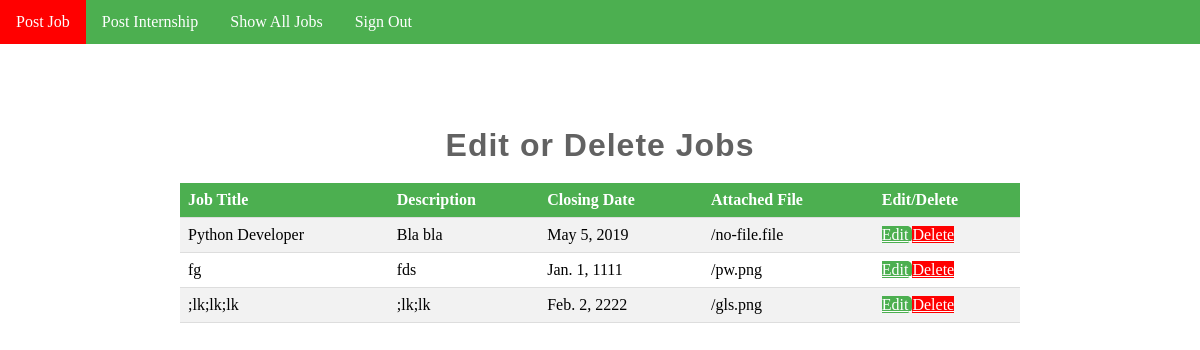
The page /show on the database its author committed.
### accounts/models.py (models this page shows, shortened)
class Job(models.Model):
    title =models.CharField(max_length=20)
    descriptions=models.CharField(max_length=100)
    designation=models.CharField(max_length=50)
    required_skills=models.CharField(max_length=50)
    locations=models.CharField(max_length=50)
    min_education=models.CharField(max_length=50)
    min_experience=models.CharField(max_length=50)
    age_requirements=models.CharField(max_length=50)
    gender =models.CharField(max_length=2,default='M')
    closing_date=models.DateField()
    status=models.CharField(max_length=2)
    salary=models.PositiveIntegerField()
    additional_benefits=models.CharField(max_length=50)
    document=models.FileField(
        default = 'no-file.file'
    )

### accounts/views.py (the view)
# urls.py: url('show',views.show),
def show(request):
    Jobss = Job.objects.all()
    return render(request,"accounts/showJobs.html",{'Jobss':Jobss})

### accounts/templates/accounts/showJobs.html (shortened to what this page needs)
{% load static %}
	<link rel="stylesheet" type="text/css" href="{% static 'css/header.css'%} ">
	<link rel="stylesheet" type="text/css" href="{% static 'css/reset.css' %}">
  <link rel="stylesheet" type="text/css" href="{% static 'css/main.css' %}">
{% block content %}
<ul style="background-color: #4CAF50;">
  <li><a href="/jobhome">Post Job</a></li>
  <li><a href="/internshiphome">Post Internship</a></li>
  <li><a href="/show">Show All Jobs</a></li>
  <li><a href="#">Sign Out</a></li>
</ul>
<div class = "forum">
	<h1>Edit or Delete Jobs</h1>
	  <table>
		  <tr>
			<th>Job Title</th>
			<th>Description</th>
			<th>Closing Date</th>
			<th>Attached File</th>
			<th>Edit/Delete</th>
		  </tr>
		   {% for job in Jobss %}
		  <tr>
			<td>{{ job.title }}</td>
			<td>{{ job.descriptions }}</td>
			<td>{{ job.closing_date }}</td>
			<td>{{ job.document.url }}</td>
			<td>
			<a class="butt" href="edit/{{ job.id }}"> <span style="background-color:#4CAF50;" >Edit</span> </a>
			<a class="butt" href="delete/{{ job.id }}"> <span style="background-color:red;" > Delete </span>  </a>
			</td>
		  </tr>
		  {% endfor %}
		</table>
</div>
	{% endblock content %}

### accounts/static/css/header.css (style rules this page uses)
ul { list-style-type: none; margin: 0; padding: 0; overflow: hidden; background-color: #333; }
li { float: left; }
li a, .dropbtn { display: inline-block; color: white; text-align: center; padding: 14px 16px; text-decoration: none; }

### accounts/static/css/main.css (style rules this page uses)
h1, h2, h3, h4, h5 ,h6 { color: #626262; font-family: "raleway-regular", arial; letter-spacing: 1px; }
h1 { font-size: 2em; margin: .67em 0 }
h1, h2, h3, h4, h5, h6 { font-weight: bolder }
div.forum { display: block; text-align: center; }
table { border-collapse:collapse; width: 70%; float:center; margin-left:15%; }
th, td { padding: 8px; text-align: left; border-bottom: 1px solid #ddd; }
tr:nth-child(even) { background-color: #f2f2f2 }
th { background-color: #4CAF50; color: white; }
.butt { width:40%; background-color:#4CAF50; border-radius:5px; }

### rows shown on the page
Job: title "Python Developer", descriptions "Bla bla", closing_date "May 5, 2019", document "/no-file.file"
Job: title "fg", descriptions "fds", closing_date "Jan. 1, 1111", document "/pw.png"
Job: title ";lk;lk;lk", descriptions ";lk;lk", closing_date "Feb. 2, 2222", document "/gls.png"
